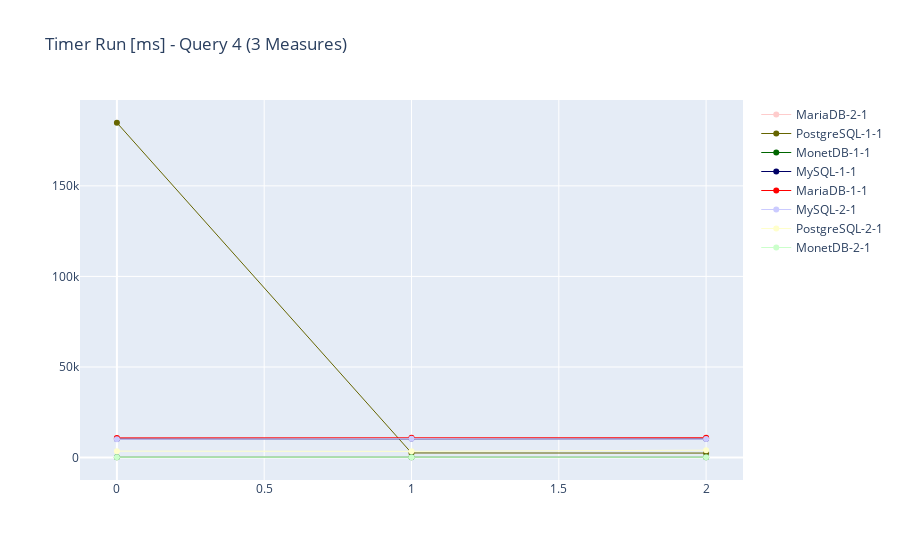

The cell this chart's notebook holds for it:
### Code cell
numQuery=4
df1,df2=evaluate.get_measures_and_statistics(numQuery, type='timer', name='run', warmup=0)

# Plots
fig = go.Figure()
for i in range(len(df1.index)):
    t = fig.add_trace(go.Scatter(x=df1.T.index, y=df1.iloc[i], name=df1.index[i], line=dict(color=connection_colors[df1.index[i]], width=1)))

fig.update_layout(title_text='Timer Run [ms] - Query {} ({} Measures)'.format(numQuery, len(df1.columns)))
fig.show()

### Figure 1 — Plotly figure (JSON) as saved in the notebook; plotly's stock layout.template omitted (floating-point values rounded to 4 significant figures)
{"data": [{"line": {"color": "#fecccc", "width": 1}, "name": "MariaDB-2-1", "type": "scatter", "x": [0, 1, 2], "y": [10630.0, 10790.0, 10680.0]}, {"line": {"color": "#666500", "width": 1}, "name": "PostgreSQL-1-1", "type": "scatter", "x": [0, 1, 2], "y": [184900.0, 2518.0, 2454.0]}, {"line": {"color": "#006600", "width": 1}, "name": "MonetDB-1-1", "type": "scatter", "x": [0, 1, 2], "y": [188.4, 151.4, 164.1]}, {"line": {"color": "#000066", "width": 1}, "name": "MySQL-1-1", "type": "scatter", "x": [0, 1, 2], "y": [10250.0, 10490.0, 10320.0]}, {"line": {"color": "#ff0000", "width": 1}, "name": "MariaDB-1-1", "type": "scatter", "x": [0, 1, 2], "y": [10830.0, 10970.0, 10910.0]}, {"line": {"color": "#cbcbff", "width": 1}, "name": "MySQL-2-1", "type": "scatter", "x": [0, 1, 2], "y": [10110.0, 10380.0, 10190.0]}, {"line": {"color": "#ffffcb", "width": 1}, "name": "PostgreSQL-2-1", "type": "scatter", "x": [0, 1, 2], "y": [3521.0, 3399.0, 4059.0]}, {"line": {"color": "#cbffcb", "width": 1}, "name": "MonetDB-2-1", "type": "scatter", "x": [0, 1, 2], "y": [167.4, 148.2, 155.5]}], "layout": {"title": {"text": "Timer Run [ms] - Query 4 (3 Measures)"}}}
